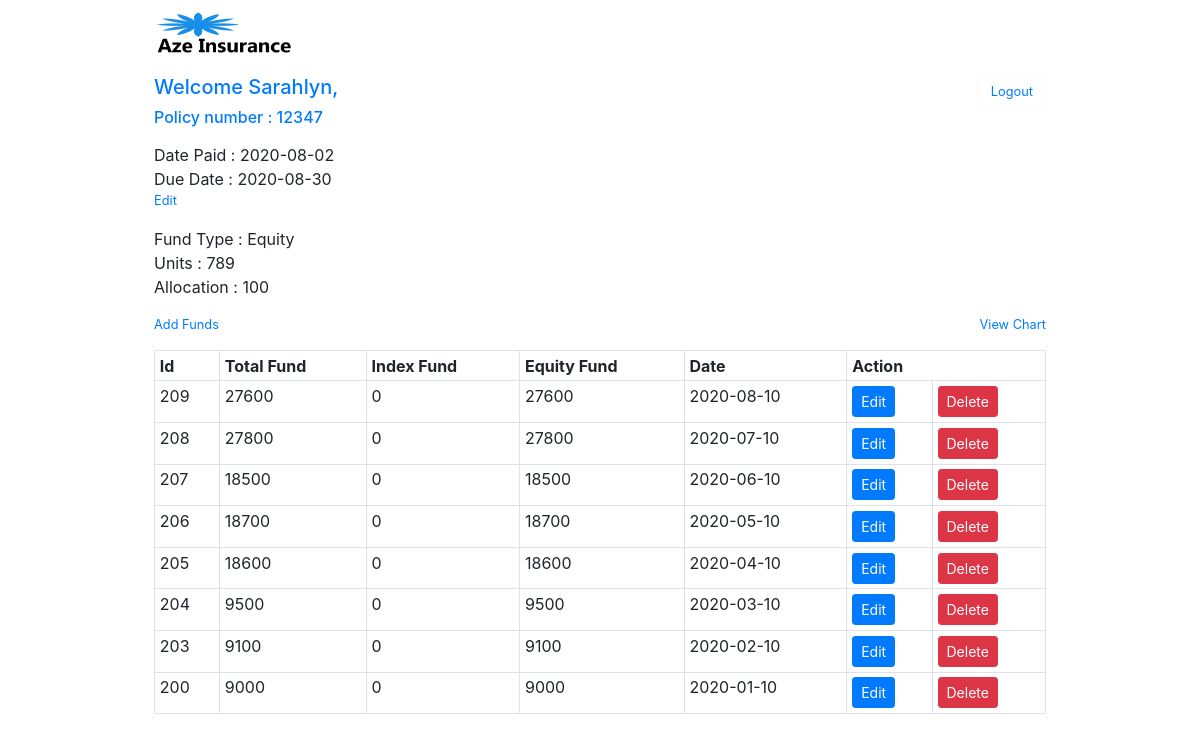
Screenshot of /LifeInsurance/welcome.php (signed in) with the database file from the repository.
### tables this page shows
CREATE TABLE `account` (
  `Id` int(11) NOT NULL,
  `Name` varchar(255) NOT NULL,
  `Middle_name` varchar(255) NOT NULL,
  `Last_name` varchar(255) NOT NULL,
  `Policy_number` int(11) NOT NULL,
  `User_name` varchar(255) NOT NULL,
  `Password` varchar(255) NOT NULL
);

CREATE TABLE `payment_details` (
  `Id` int(255) NOT NULL,
  `Policy_number` int(255) NOT NULL,
  `Date_paid` date NOT NULL,
  `Due_date` date NOT NULL
);

CREATE TABLE `fund_details` (
  `Fund_Id` int(11) NOT NULL,
  `Type` varchar(255) NOT NULL,
  `Policy_number` varchar(255) NOT NULL,
  `Units` float NOT NULL,
  `Allocation` int(11) NOT NULL
);

CREATE TABLE `historical` (
  `Counter` int(255) NOT NULL,
  `Policy_number` int(255) NOT NULL,
  `Total_fund` float NOT NULL,
  `Index_fund` float NOT NULL,
  `Equity_fund` float NOT NULL,
  `Asof` date NOT NULL,
  `Timestamp` date NOT NULL DEFAULT current_timestamp()
);

### LifeInsurance/session.php (called while the page is built, shortened)
<?php
include('config.php');
if (!empty($_SESSION['login_user'])) {
   $user_check = $_SESSION['login_user'];
   $ses_sql = mysqli_query($conn,"SELECT `Policy_number` FROM `account` WHERE `User_name` = '$user_check' ");
   $row = mysqli_fetch_array($ses_sql,MYSQLI_ASSOC);
   $login_session = $row['Policy_number'];
}
else {
   header("location:Index.php");
}
?>

### LifeInsurance/welcome.php (the view, shortened to what this page needs)
<?php
    include("config.php");
    include("session.php");
    include("bootstrap.php");
$sql = "SELECT `Name`,`Policy_number` FROM `account` WHERE `Policy_number` = '$login_session'";
        if($result = mysqli_query($conn, $sql)){
            if($row = mysqli_fetch_array($result)){
?>
<!DOCTYPE html>
<html>
    <head>
    </head>
<body>
    <div class="mx-auto w-75 p-1">
        <img src="image\logo.png" class="pb-1 mb-3 wellogo">
            <div class="row">
                <div class="col">
                    <h5 class="text-primary">Welcome <?php echo $row['Name'];?>,</h5>
                </div>
                <div class="col">
                    <a href="logout.php" class="btn text-primary btn-outline-light float-right"><small>Logout</small></a>
                </div>
            </div>
            <div class="row">
                <div class="col">
                    <h6 class="text-primary pb-2">Policy number : <?php echo $row['Policy_number'];}}?> </h6>
                </div>
            </div>
<?php
         $sql = "SELECT `Date_paid`,`Due_date` FROM `payment_details` WHERE `Policy_number` = '$login_session'";
            if($result = mysqli_query($conn, $sql)){
?>
                <div class="row">
                        <p class="col float-right">
                            Date Paid : <?php if($row = mysqli_fetch_array($result)){echo $dp = $row['Date_paid'];?><br>
                            Due Date  : <?php echo $dd = $row['Due_date'];}}?><br>
                            <small class="text-primary" data-toggle="modal" data-target="#editpaydate"> Edit </small><br>
                        </p>
                </div>
                <div class="row">
<?php
                    $sql = "SELECT `Type`, `Units`, `Allocation` FROM `fund_details` WHERE `Policy_number`= '$login_session'";
                            if($result = mysqli_query($conn, $sql)){
                                if(mysqli_num_rows($result) == 2){
                                    while($row = mysqli_fetch_array($result)){  ?>
                                        <p class="col float-right">
                                            Fund Type : <?php echo $t = $row['Type'];?> <br>
                                            Units : <?php echo $u = $row['Units'];?><br>
                                            Allocation : <?php echo $a = $row['Allocation'];?><br>
                                        </p>
<?php
                                        }}
                                else {
                                    while($row = mysqli_fetch_array($result)){  ?>
                                        <p class="col float-right">
                                            Fund Type : <?php echo $row['Type'];?> <br>
                                            Units : <?php echo $row['Units'];?><br>
                                            Allocation : <?php echo $row['Allocation'];
                                        }?>
                                        </p>
                    <?php }} ?>
                </div>
                <div class="row">
                    <div>
                        <p class="col">
                            <small class="text-primary addfundbutton" data-toggle="modal" data-target="#modaladdfund">
                                 Add Funds
                            </small>
                        </p>
                    </div>
                    <div class="col">
                            <a href= "chart.php"><small class=" text-primary float-right">View Chart</small></a>
                    </div>
                </div>
<?php
        $sql = "SELECT * FROM `historical` WHERE `Policy_number`= '$login_session' ORDER BY `Counter` DESC";
                if($result = mysqli_query($conn, $sql)){
?>                 <div class="table-responsive-sm tbody">
                        <table id="dtBasicExamples" class="table table-bordered table-sm table-hover" cellspacing="0" >
                        <?php
                            echo "<tr>";
                                echo "<th>Id</th>";
                                echo "<th>Total Fund</th>";
                                echo "<th>Index Fund</th>";
                                echo "<th>Equity Fund</th>";
                                echo "<th>Date</th>";
                                echo "<th colspan='2'>Action</th>";
                            echo "</tr>";
                        while($row = mysqli_fetch_array($result)){
                            echo "<tr>";
                                echo "<td>" . $row['Counter'] . "</td>";
                                echo "<td>" . $row['Total_fund'] . "</td>";
                                echo "<td>" . $row['Index_fund'] . "</td>";
                                echo "<td>" . $row['Equity_fund'] . "</td>";
                                echo "<td>" . $row['Asof'] . "</td>";
                                ?>
                                <td>
                                <button type="button" class="btn btn-primary btn-sm editbtn">Edit</button>
                                </td>
                                <td><a class="btn btn-danger btn-sm" href="process.php?deletefund=<?php echo $row['Counter'];?>">Delete</a></td>
                                <?php
                        }?>
                        </table>
                    </div>
                        ?><br><h6 class="text-danger"><?php echo "No records were found."; ?></h6> <?php
                }
            else {
                echo "ERROR: Could not able to execute $sql. " . mysqli_error($conn);
            }
 ?>
</div>
</body>
</html>

### LifeInsurance/bootstrap.php (shortened to what this page needs)
<link rel="stylesheet" href="https://maxcdn.bootstrapcdn.com/bootstrap/4.4.1/css/bootstrap.min.css">

### LifeInsurance/bootstrap.php (style rules this page uses)
.tbody { height:385px; overflow-y:auto; }
.wellogo { width:140px; height:55px; border:0; }
.addfundbutton { margin-bottom: 50px; padding-bottom: 50px; }

### rows the page displays
account: Name "Sarahlyn", Policy_number "12347"
payment_details: Date_paid "2020-08-02", Due_date "2020-08-30"
fund_details: Type "Equity", Units "789", Allocation "100"
historical: Counter "209", Total_fund "27600", Index_fund "0", Equity_fund "27600", Asof "2020-08-10"
historical: Counter "208", Total_fund "27800", Index_fund "0", Equity_fund "27800", Asof "2020-07-10"
historical: Counter "207", Total_fund "18500", Index_fund "0", Equity_fund "18500", Asof "2020-06-10"
historical: Counter "206", Total_fund "18700", Index_fund "0", Equity_fund "18700", Asof "2020-05-10"
historical: Counter "205", Total_fund "18600", Index_fund "0", Equity_fund "18600", Asof "2020-04-10"
historical: Counter "204", Total_fund "9500", Index_fund "0", Equity_fund "9500", Asof "2020-03-10"
historical: Counter "203", Total_fund "9100", Index_fund "0", Equity_fund "9100", Asof "2020-02-10"
historical: Counter "200", Total_fund "9000", Index_fund "0", Equity_fund "9000", Asof "2020-01-10"
